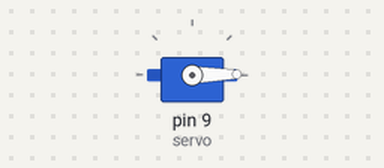
This sketch was run on a simulated Arduino Uno, built with avr-gcc and run on an emulated ATmega328P. On the bench: servo.

Above: at 0.05 s.
At 2.65 s:
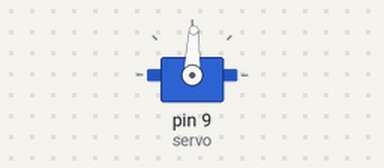
At 5.25 s:
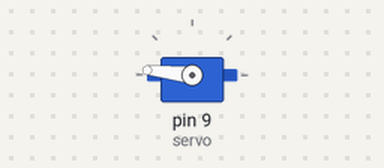
At 10.45 s:
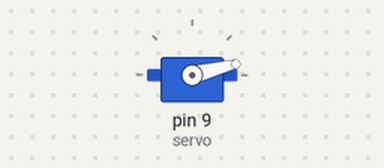
Timing chart, 0 to 14.2 s (numbered marks = the images above):
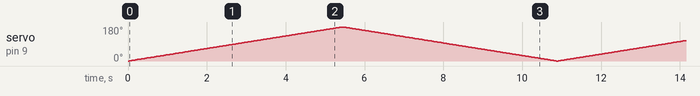

The sketch:

Task-1.2.4.ino
```cpp
/*
Author: Sanjana Vani V
Date: 05-02-2026
Board: Arduino Uno R3
Description: Rotates a Servo motor smoothly sweeping 180 degrees
*/

#include <Servo.h>

Servo servo;
int position = 0;

void setup() {
  servo.attach(9);
}

void loop() {
  for (position = 0; position <= 180; position += 1) {
    servo.write(position);
    delay(30);
  }
  for (position = 180; position >= 0; position -= 1) {
    servo.write(position);
    delay(30);
  }
}

/*
Servo Connections:
VCC - 5V
GND - Ground
Signal - Digital Pin 9 (PWM)
*/
```
